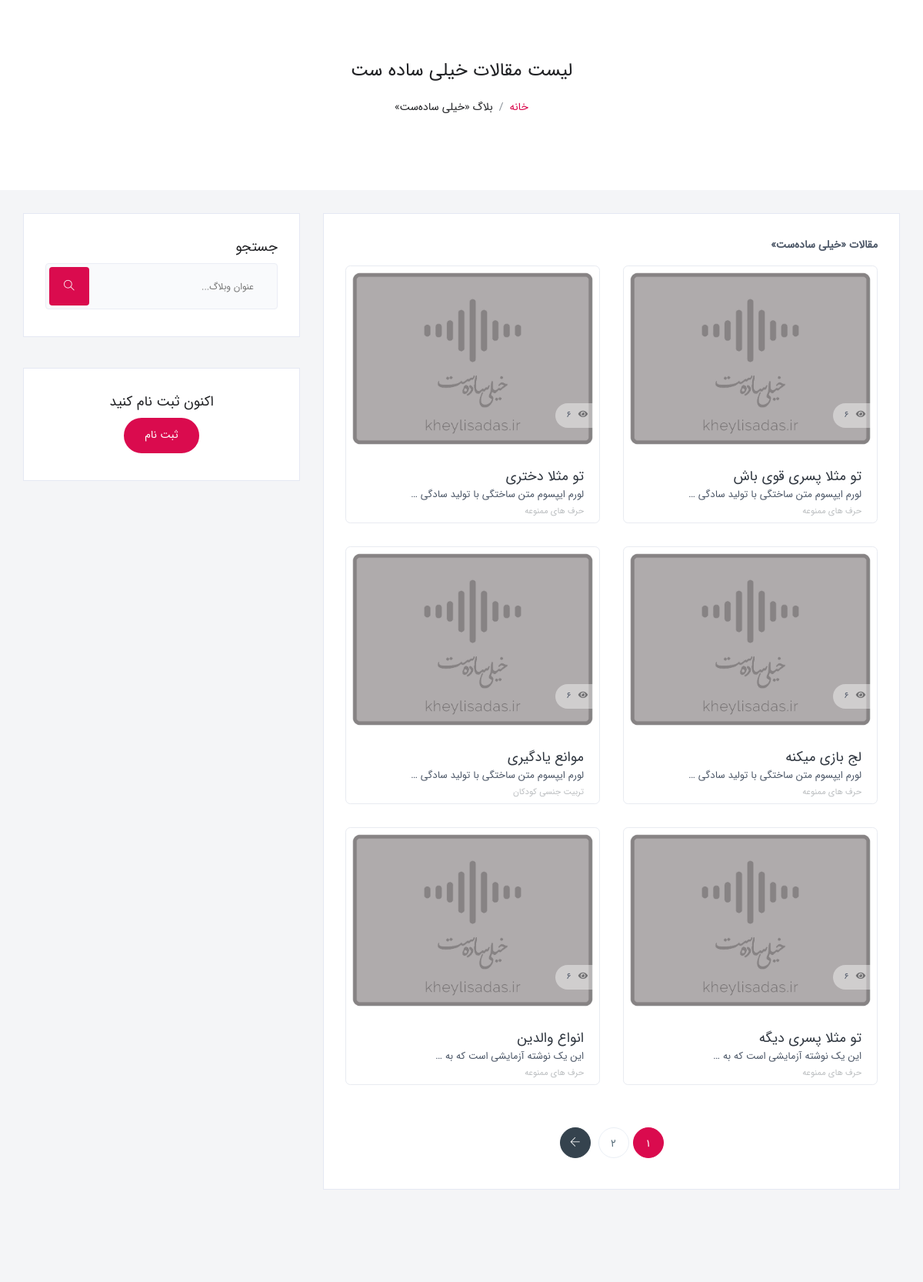
The app's page /articles/ with its own data.
### ks_article/models.py (models this page shows, shortened)
class Article(models.Model):
    category = models.ForeignKey(ArticleCategory, on_delete=models.CASCADE)
    title = models.CharField(max_length=150, null=True, blank=True)
    name = models.CharField(max_length=150, null=True, blank=True)
    is_active = models.BooleanField(default=False)
    is_delete = models.BooleanField(default=False)
    image = models.ImageField(upload_to=upload_articles_image_path, null=True, blank=True)
    description = models.TextField(null=True)
    description_rich = CKEditor5Field('Description', config_name='default', null=True, blank=True)
    alt_image = models.TextField(null=True, blank=True, max_length=100)
    create_date = models.DateTimeField(default=timezone.now, editable=False)
    slug = models.SlugField(default="", blank='True', null=True,
                            db_index=True)  # samsung galaxy s 20 => samsung-galaxy-s-20
    tags = models.ManyToManyField(Tag, blank=True)
    courses = models.ManyToManyField(Course, blank=True)
    audios = models.ManyToManyField(AudioArticle, blank=True)
    age_category = models.ForeignKey(AgeCategory, on_delete=models.CASCADE, null=True, blank=True)
    fake_visit_count = models.IntegerField(default=5)
    fake_like_count = models.IntegerField(default=5)
    fake_dislike_count = models.IntegerField(default=5)
    objects = ArticlesManager()
    def get_absolute_url(self):
        return reverse('article_detail', args=[self.id, self.slug])

class ArticleCategory(models.Model):
    title = models.CharField(max_length=150)
    name = models.CharField(max_length=150)
    image = models.ImageField(upload_to=upload_articles_category_image_path, null=True, blank=True)
    is_active = models.BooleanField(default=False)
    is_delete = models.BooleanField(default=False)
    description = models.TextField(null=True, blank=True)
    create_date = models.DateTimeField(default=timezone.now, editable=False)
    slug = models.SlugField(default="", blank='True', null=True,
                            db_index=True)  # samsung galaxy s 20 => samsung-galaxy-s-20
    objects = ArticleCategoriesManager()
    def __str__(self):
        return self.name

### ks_article/views.py (the view)
# urls.py: path('', ArticlesList.as_view() , name='articles_list'),
class ArticlesList(ListView):
    template_name = 'articles_list.html'
    paginate_by = 6
    def get_queryset(self):
        return Article.objects.get_active_articles().order_by('id')

### ks_article/models.py (called while the page is built)
    def get_active_articles(self):
        return self.get_queryset().filter(is_active=True)

### ks_article/templates/articles_list.html (shortened to what this page needs)
{% extends 'shared/_MainLayout.html' %}
{% load static %}
{% load render_partial %}
{% block content %}
    <br><br>
    <section class="page-title">
        <div class="container">
            <div class="row">
                <div class="col-lg-12 col-md-12">
                    <div class="breadcrumbs-wrap">
                        <h1 class="breadcrumb-title">لیست مقالات خیلی ساده ست</h1>
                        <nav aria-label="breadcrumb">
                            <ol class="breadcrumb">
                                <li class="breadcrumb-item"><a href="{% url 'home_page' %}">خانه</a></li>
                                <li class="breadcrumb-item active" aria-current="page">بلاگ «خیلی ساده‌ست»
                                </li>
                            </ol>
                        </nav>
                    </div>
                </div>
            </div>
        </div>
    </section>
    <section class="gray">
        <div class="container">
            <div class="row">
                <div class="col-lg-8 col-md-12 col-sm-12 col-12">
                    <div class="single_widgets">
                        <div class="row align-items-center mb-3">
                            <div class="col-lg-6 col-md-6 col-sm-12">
                                <strong> مقالات «خیلی ساده‌ست» </strong>
                            </div>
                            <div class="col-lg-6 col-md-6 col-sm-12 ordering">
                            </div>
                        </div>
                        <div class="row">
                            {% for article in page_obj %}
                                {% include 'components/article_card_component.html' with article=article %}
                            {% endfor %}
                        </div>
                        <div class="row">
                            <div class="col-lg-12 col-md-12 col-sm-12">
                                <div class="row">
                                    <div class="col-lg-12 col-md-12 col-sm-12">
                                        <ul class="pagination p-center">
                                            {% for page in paginator.page_range %}
                                                {% if page == page_obj.number %}
                                                    <li class="page-item active"><a class="page-link"
                                                                                    href="?page={{ page }}">{{ page }}</a>
                                                    </li>
                                                {% else %}
                                                    <li class="page-item"><a class="page-link"
                                                                             href="?page={{ page }}">{{ page }}</a></li>
                                                {% endif %}
                                            {% endfor %}
                                            {% if page_obj.has_next %}
                                                <li class="page-item">
                                                    <a class="page-link" href="?page={{ page_obj.next_page_number }}"
                                                       aria-label="Next">
                                                        <span class="ti-arrow-left"></span>
                                                    </a>
                                                </li>
                                            {% endif %}
                                        </ul>
                                    </div>
                                </div>
                            </div>
                        </div>
                    </div>
                </div>
                <div class="col-lg-4 col-md-12 col-sm-12 col-12">
                    <div class="single_widgets widget_search">
                        <h4 class="title">جستجو</h4>
                        <form action="#" class="sidebar-search-form">
                            <input type="search" name="search" placeholder="عنوان وبلاگ...">
                            <button type="submit"><i class="ti-search"></i></button>
                        </form>
                    </div>
                    {% include 'includes/register_component.html' with request=request %}
                </div>
            </div>
        </div>
    </section>
{% endblock %}

### ks_article/templates/components/article_card_component.html (shortened to what this page needs)
{% load static %}
{% load thumbnail %}
<div class="col-lg-6 col-md-6 col-sm-6">
    <div class="education_block_grid style_2">
        <div class="education_block_thumb n-shadow">
            <a href="{{ article.get_absolute_url }}">
                {% if article.image %}
                    {% thumbnail article.image "300" quality=90 as im %}
                        <img src="{{ im.url }}" class="img-fluid corner-radius full-width"
                             alt="{{ article.alt_image }}"
                        onerror="this.onerror=null; this.src='{% static 'assets/img/audio-no-image.jpg' %}'">
                    {% endthumbnail %}
                {% else %}
                    <img src="{% static 'assets/img/audio-no-image.jpg' %}"
                         class="img-fluid corner-radius full-width"
                         alt="{{ article.alt_image }}">
                {% endif %}
            </a>
            <div class="number_visits"><i class="fa fa-eye"></i>
                {{ article.articlevisit_set.count|add:article.fake_visit_count }}
            </div>
        </div>
        <div class="article_block_body">
            <div class="article_title">
                <h4><a href="{{ article.get_absolute_url }}">{{ article.name }}</a></h4>
                <span class="summary">{{ article.description|truncatewords:7 }}</span>
                <br>
                <span class="category">{{ article.category }}</span>
            </div>
        </div>
    </div>
</div>

### assets/assets/css/my-custom.css (style rules this page uses)
*:before, *:after { content: ''; }
html { color: rgb(238, 238, 238); background: #f0ebdc; }

### assets/assets/css/colors.css (style rules this page uses)
.red-skin .theme-bg,.red-skin .property-search-type label:hover, .red-skin .property-search-type label.active, .red-skin li.login-attri.theme-log a, .red-skin .range-slider .ui-slider .ui-slider-handle, .red-skin .range-slider .ui-widget-header, .red-skin .pricing-bottom .btn-pricing:hover, .red-skin .pricing-bottom .btn-pricing:focus .red-skin .select2-container--default .select2-results__option--highlighted[aria-selected], .red-skin .pagination li:first-child a, .red-skin .btn.btn-theme, .red-skin .btn.btn-theme:hover, .red-skin .btn.btn-theme:focus, .red-skin .btn.search-btn, .red-skin .btn-theme-2:hover, .red-skin .btn-theme-2:focus, .red-skin .btn-outline-theme:hover, .red-skin .btn-outline-theme:focus, .red-skin .btn.search-btn, .red-skin .simple-search-wrap .pk-input-group .pk-subscribe-submit, .red-skin .btn.search-btn-outline:hover, .red-skin .btn.search-btn-outline:focus, .red-skin .property-listing.property-1 .listing-detail-btn .more-btn, .red-skin .home-slider-desc .read-more, .red-skin .nav-tabs .nav-item.show .nav-link, .red-skin .nav-tabs .nav-link.active, .red-skin .checkbox-custom:checked + .checkbox-custom-label:before, .red-skin .radio-custom:checked + .radio-custom-label:before, .red-skin .btn.pop-login, .red-skin .single-widgets.widget_search form button, .red-skin .single-widgets.widget_tags ul li a:hover, .red-skin .single-widgets.widget_tags ul li a:focus, .red-skin .pagination>.active>a, .red-skin .pagination>.active>a:focus, .red-skin .pagination>.active>a:hover, .red-skin .pagination>.active>span, .red-skin .pagination>.active>span:focus, .red-skin .pagination>.active>span:hover, .red-skin .pagination>li>a:focus, .red-skin .pagination>li>a:hover { background-color:#da0b4e; background:#da0b4e; }
.red-skin .pagination>.active>a, .red-skin .pagination>.active>a:focus, .red-skin .pagination>.active>a:hover, .red-skin .pagination>.active>span, .red-skin .pagination>.active>span:focus, .red-skin .pagination>.active>span:hover, .red-skin .pagination>li>a:focus, .red-skin .pagination>li>a:hover, .red-skin .pagination li:first-child a, .red-skin .range-slider .ui-slider .ui-slider-handle, .red-skin .attributes li.submit-attri.theme-log a, .red-skin .header-dark-transparent.header-fixed .attributes li.submit-attri a, .red-skin .btn.btn-theme, .red-skin .btn-theme-2:hover, .red-skin .btn-theme-2:focus, .red-skin .btn.btn-theme:hover, .red-skin .btn.btn-theme:focus, .red-skin .btn-outline-theme:hover, .red-skin .btn-outline-theme:focus, .red-skin .btn-outline-theme, .red-skin .simple-search-wrap .pk-input-group .pk-subscribe-submit, .red-skin .btn.search-btn-outline, .red-skin .btn.search-btn-outline:hover, .red-skin .btn.search-btn-outline:focus, .red-skin .property-listing.property-1 .listing-detail-btn .more-btn, .red-skin .nav-tabs .nav-item.show .nav-link, .red-skin .nav-tabs .nav-link.active, .red-skin .btn.pop-login, .red-skin .single-widgets.widget_tags ul li a:hover, .red-skin .single-widgets.widget_tags ul li a:focus { border-color:#da0b4e; }

### records on screen
Article: articlevisit_set.count|add "6", name "تو مثلا پسری قوی باش", description "لورم ایپسوم متن ساختگی با تولید سادگی …", category "حرف های ممنوعه"
Article: articlevisit_set.count|add "6", name "تو مثلا دختری", description "لورم ایپسوم متن ساختگی با تولید سادگی …", category "حرف های ممنوعه"
Article: articlevisit_set.count|add "6", name "لج بازی میکنه", description "لورم ایپسوم متن ساختگی با تولید سادگی …", category "حرف های ممنوعه"
Article: articlevisit_set.count|add "6", name "موانع یادگیری", description "لورم ایپسوم متن ساختگی با تولید سادگی …", category "تربیت جنسی کودکان"
Article: articlevisit_set.count|add "6", name "تو مثلا پسری دیگه", description "این یک نوشته آزمایشی است که به …", category "حرف های ممنوعه"
Article: articlevisit_set.count|add "6", name "انواع والدین", description "این یک نوشته آزمایشی است که به …", category "حرف های ممنوعه"

### other values on screen
{{ page }} "1"
{{ page }} "2"
